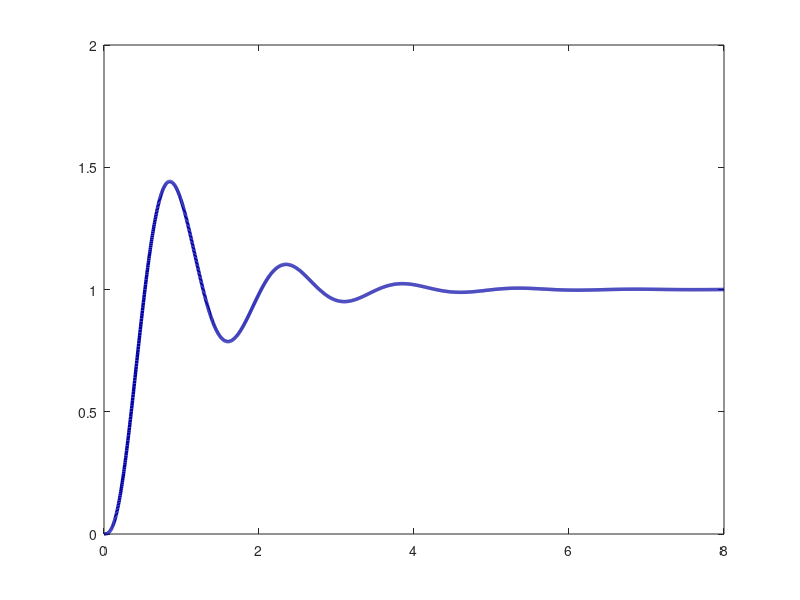

Write the MATLAB code that produced this figure. (Note: this script raises an error after producing the figure.)
% Очистка workspace и закрытие всех графиков
clear; close all; clc;

% Создание папки для сохранения изображений, если её нет
if ~exist('../images/task2', 'dir')
    mkdir('../images/task2');
end

% Номинальные параметры
T1_nom = 1/6;
T2_nom = 1/6.5;

% Параметры для трех случаев устойчивости
params = [
    5, T1_nom, T2_nom;          % устойчивый случай
    12.5, T1_nom, T2_nom;       % на границе устойчивости
    20, T1_nom, T2_nom          % неустойчивый случай
];

%% ФИГУРА 1: Устойчивая система (K=4)
figure('Color', 'white', 'Position', [100, 100, 1100, 400]);

K = params(1, 1);
T1 = params(1, 2);
T2 = params(1, 3);

% Передаточная функция
num_open = K;
den_open = conv(conv([T1 1], [T2 1]), [1 0]);
W_open = tf(num_open, den_open);
W_closed = feedback(W_open, 1);

% Моделирование
t = linspace(0, 8, 2000);
[y, t_step] = step(W_closed, t);

plot(t_step, y, 'LineWidth', 2.5, 'Color', [0, 0, 0.65]);

ax = gca;
ax.LineWidth = 1.5;
ax.FontSize = 11;
ax.FontName = 'DejaVuMathTeXGyre';
ax.XColor = [0.3, 0.3, 0.3];
ax.YColor = [0.3, 0.3, 0.3];
grid on; grid minor;
ax.GridColor = [0.9, 0.9, 0.9];
ax.GridAlpha = 0.4;
ax.MinorGridColor = [0.95, 0.95, 0.95];
ax.MinorGridAlpha = 0.2;
xlabel('Time', 'FontSize', 15, 'FontWeight', 'normal');
ylabel('Amplitude', 'FontSize', 15, 'FontWeight', 'normal');

legend({'$y(t)$'}, 'Interpreter', 'latex', 'Location', 'southeast', 'FontSize', 15);

xlim([0, 5]);
ylim([0, 1.5]);
box on;

exportgraphics(gcf, '../../images/task2/y1.png', 'Resolution', 300);

%% ФИГУРА 2: Система на границе устойчивости (K=12.5)
figure('Color', 'white', 'Position', [100, 100, 1100, 400]);

K = params(2, 1);
T1 = params(2, 2);
T2 = params(2, 3);

% Передаточная функция
num_open = K;
den_open = conv(conv([T1 1], [T2 1]), [1 0]);
W_open = tf(num_open, den_open);
W_closed = feedback(W_open, 1);

% Моделирование
t = linspace(0, 15, 2500);
[y, t_step] = step(W_closed, t);

plot(t_step, y, 'LineWidth', 2.5, 'Color', [0.8, 0.2, 0.2]);

ax = gca;
ax.LineWidth = 1.5;
ax.FontSize = 11;
ax.FontName = 'DejaVuMathTeXGyre';
ax.XColor = [0.3, 0.3, 0.3];
ax.YColor = [0.3, 0.3, 0.3];
grid on; grid minor;
ax.GridColor = [0.9, 0.9, 0.9];
ax.GridAlpha = 0.4;
ax.MinorGridColor = [0.95, 0.95, 0.95];
ax.MinorGridAlpha = 0.2;
xlabel('Time', 'FontSize', 15, 'FontWeight', 'normal');
ylabel('Amplitude', 'FontSize', 15, 'FontWeight', 'normal');

legend({'$y(t)$'}, 'Interpreter', 'latex', 'Location', 'southeast', 'FontSize', 15);

xlim([0, 5]);
ylim([-0.5, 2.5]);
box on;

exportgraphics(gcf, '../../images/task2/y2.png', 'Resolution', 300);

%% ФИГУРА 3: Неустойчивая система (K=20)
figure('Color', 'white', 'Position', [100, 100, 1100, 400]);

K = params(3, 1);
T1 = params(3, 2);
T2 = params(3, 3);

% Передаточная функция
num_open = K;
den_open = conv(conv([T1 1], [T2 1]), [1 0]);
W_open = tf(num_open, den_open);
W_closed = feedback(W_open, 1);

% Моделирование
t = linspace(0, 6, 1500);
[y, t_step] = step(W_closed, t);

plot(t_step, y, 'LineWidth', 2.5, 'Color', [0.2, 0.6, 0.2]);

ax = gca;
ax.LineWidth = 1.5;
ax.FontSize = 11;
ax.FontName = 'DejaVuMathTeXGyre';
ax.XColor = [0.3, 0.3, 0.3];
ax.YColor = [0.3, 0.3, 0.3];
grid on; grid minor;
ax.GridColor = [0.9, 0.9, 0.9];
ax.GridAlpha = 0.4;
ax.MinorGridColor = [0.95, 0.95, 0.95];
ax.MinorGridAlpha = 0.2;
xlabel('Time', 'FontSize', 15, 'FontWeight', 'normal');
ylabel('Amplitude', 'FontSize', 15, 'FontWeight', 'normal');

legend({'$y(t)$'}, 'Interpreter', 'latex', 'Location', 'southeast', 'FontSize', 15);

xlim([0, 5]);
ylim([-20, 30]);
box on;

exportgraphics(gcf, '../../images/task2/y3.png', 'Resolution', 300);

fprintf('Все три графика сохранены:\n');
fprintf('- stable_system.png: K=4 (устойчивая)\n');
fprintf('- critical_system.png: K=12.5 (граница устойчивости)\n');
fprintf('- unstable_system.png: K=20 (неустойчивая)\n');
